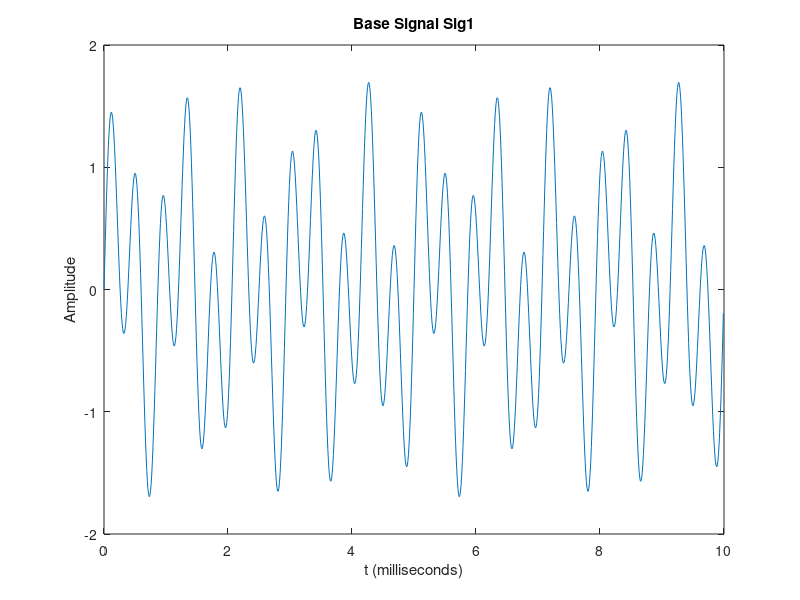
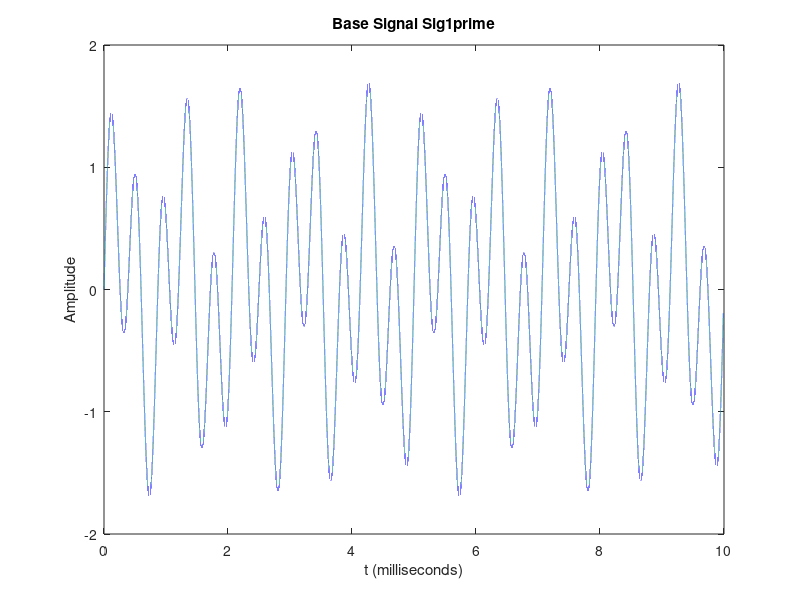
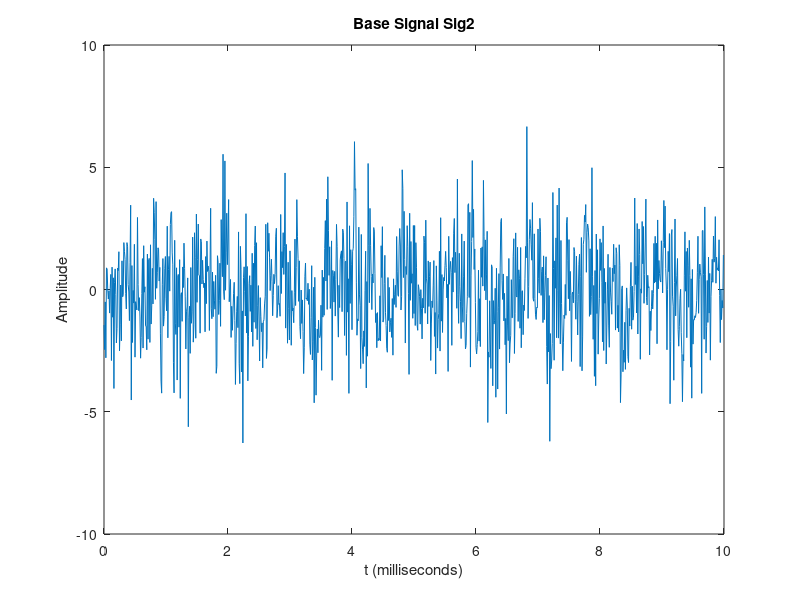
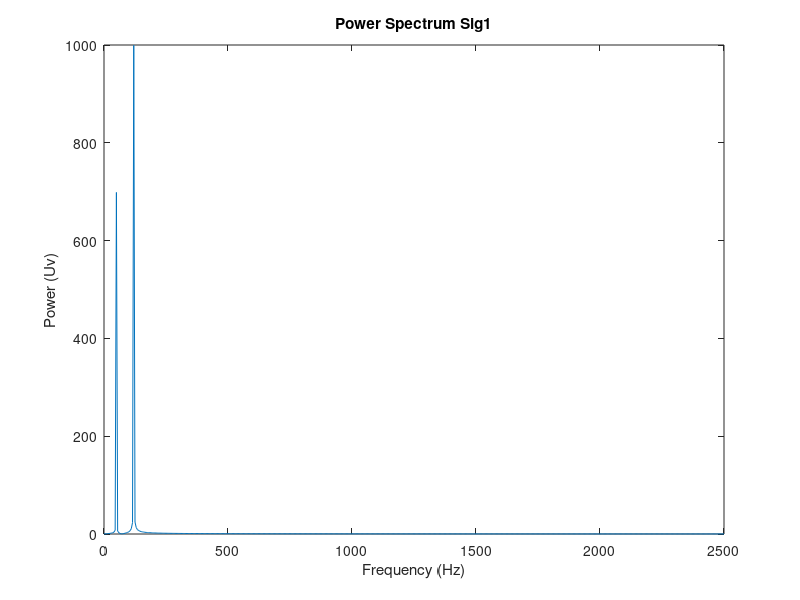

The MATLAB source for these figures, in order: (Note: this script raises an error after producing the figures.)
%NSCI 360 - Cognitive Neuroscience: Matlab Assignment 1
%I affirm that I have adhered to the honor code on this assignment
%Max Kramer

%%Level 2: Question 7%%
for I = 2:2:10
    disp(I)
end

%%Level 2: Question 8%%
Fs = 5000;            % Sampling frequency                    
T = 1/Fs;             % Sampling period       
L = 1000;             % Length of signal
t = (0:L-1)*T;        % Time vector

S1 = 0.7*sin(2*pi*50*t);
S2 = sin(2*pi*120*t);
Sig1 = S1 + S2;

figure;
plot(50*t,Sig1);
title('Base Signal Sig1')
xlabel('t (milliseconds)')
ylabel('Amplitude')

%%Repeat with t step 0.001%%
Fs = 5000;            % Sampling frequency                    
T = 1/Fs;             % Sampling period       
L = 1000;             % Length of signal
t = (0:0.001:L-1)*T;  % Time vector

S1 = 0.7*sin(2*pi*50*t);
S2 = sin(2*pi*120*t);
Sig1 = S1 + S2;

figure;
plot(50*t,Sig1);
title('Base Signal Sig1prime')
xlabel('t (milliseconds)')
ylabel('Amplitude')


%%LEVEL 2: Question 9%%
Fs = 5000;            % Sampling frequency                    
T = 1/Fs;             % Sampling period       
L = 1000;             % Length of signal
t = (0:L-1)*T;        % Time vector

S1 = 0.6*sin(2*pi*50*t+15) + randn(size(t));
S2 = 0.4*sin(2*pi*120*t+10) + randn(size(t));
S3 = 0.8*sin(2*pi*215*t+5) + randn(size(t));
Sig2 = S1 + S2 + S3;

figure;
plot(50*t,Sig2);
title('Base Signal Sig2')
xlabel('t (milliseconds)')
ylabel('Amplitude')

%%LEVEL 3: Question 10%%
%For Sig1%
X = Sig1;
Y = fft(X);
P2 = abs(Y/L);
P1 = P2(1:L/2+1);
P1(2:end-1) = 2*P1(2:end-1);
f = Fs*(0:(L/2))/L;

figure;
plot(f,P1);  
title('Power Spectrum Sig1')
xlabel('Frequency (Hz)')
ylabel('Power (Uv)')

%For Sig2%
X = Sig2;
Y = fft(X);
P2 = abs(Y/L);
P1 = P2(1:L/2+1);
P1(2:end-1) = 2*P1(2:end-1);
f = Fs*(0:(L/2))/L;

figure;
plot(f,P1);
title('Power Spectrum Sig2')
xlabel('Frequency (Hz)')
ylabel('Power (Uv)')

%%LEVEL 3: Question 11%%
Fs = 5000;            % Sampling frequency                    
T = 1/Fs;             % Sampling period       
L = 1000;             % Length of signal
t = (0:L-1)*T;        % Time vector
Xfreq = 50;
Yfreq = 120;

S = 0.7*sin(2*pi*Xfreq*t) + sin(2*pi*Yfreq*t);
X = S + 2*randn(size(t));

figure;
plot(50*t,X);
title('Base Signal Sig3')
xlabel('Time (ms)')
ylabel('Amplitude ( )')

Y = fft(X);
P2 = abs(Y/L);
P1 = P2(1:L/2+1);
P1(2:end-1) = 2*P1(2:end-1);
f = Fs*(0:(L/2))/L;

figure;
plot(f,P1);  
title('Power Spectrum Sig3')
xlabel('Frequency (Hz)')
ylabel('Power (Uv)')

%%LEVEL 3: Question 12%% %%MUST ABSTRACT TO MATRIX OF 20 TRIALS
interSpikeTimes = exprnd(1,20,50); %Generate interspike durations
t = cumsum(interSpikeTimes); %Generate list of spike times
histo = histogram(interSpikeTimes); %Histogram of interspike durations
title('Histogram of interspike durations')

[n,m] = size(t); %split t by trial
figure;
yst = 0;
ynd = 1;
for K = 1:n %for every trial
    r=t(K,:); %get each trial as a row
    for I = 1:length(r) %1 Trial of spikes
        line([r(I),r(I)],[yst,ynd])
    end
    yst = yst + 2;
    ynd = ynd + 2;
end



